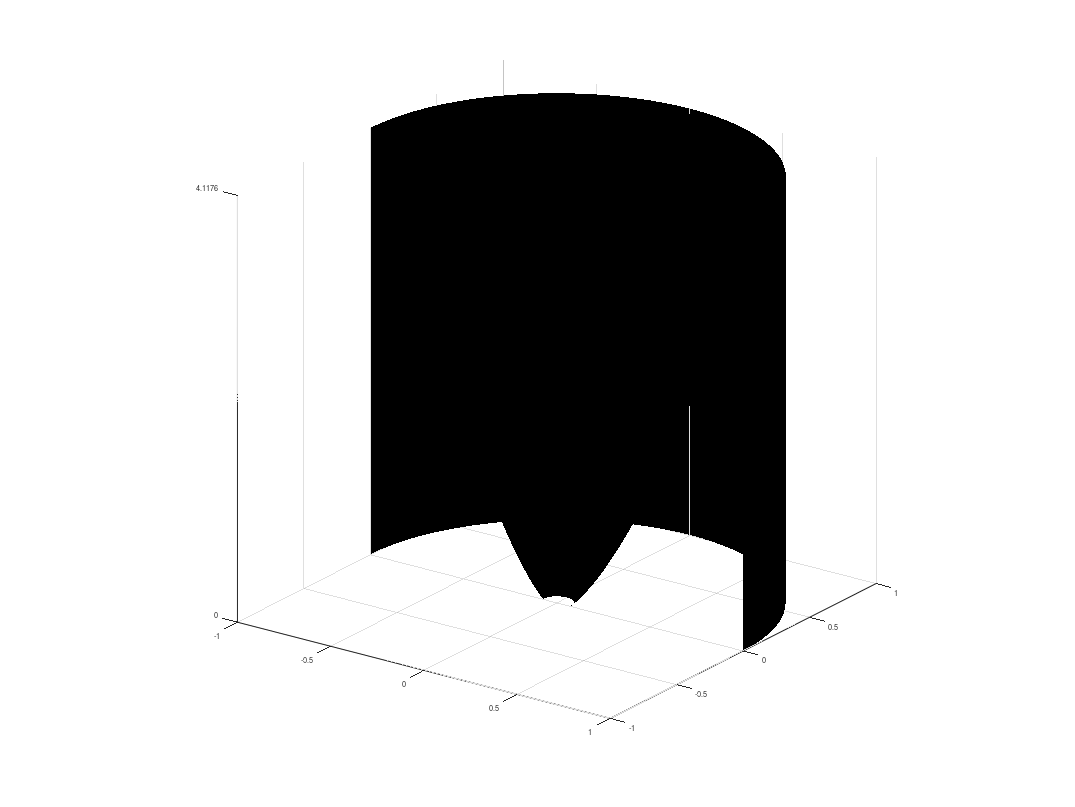

This chart was generated by the following MATLAB code: (Note: this script raises an error after producing the figure.)
% ABAQUS QVV File Generator Version 1.0
% Numerical solution of ODE based on slice theory to generate the
% granular solid unsymmetrical pressure distributions in a silo
% IMPORTANT - the theoretical background to these equations has since been
% revisited and improved, but the equations coded here reflect those of Dr
% Sadowski's PhD thesis
% Last modified by Dr Adam Jan Sadowski - 15/06/22 - 15:24 (previously 30/04/10 - 00:43)

% BSD 3-Clause License
% 
% Copyright (c) 2022, Dr Adam Jan Sadowski of Imperial College London
% All rights reserved.
% 
% Redistribution and use in source and binary forms, with or without
% modification, are permitted provided that the following conditions are met:
% 
% 1. Redistributions of source code must retain the above copyright notice, this
%    list of conditions and the following disclaimer.
% 
% 2. Redistributions in binary form must reproduce the above copyright notice,
%    this list of conditions and the following disclaimer in the documentation
%    and/or other materials provided with the distribution.
% 
% 3. Neither the name of the copyright holder, nor of Imperial College, nor the names of its
%    contributors may be used to endorse or promote products derived from
%    this software without specific prior written permission.
% 
% THIS SOFTWARE IS PROVIDED BY THE COPYRIGHT HOLDERS AND CONTRIBUTORS "AS IS"
% AND ANY EXPRESS OR IMPLIED WARRANTIES, INCLUDING, BUT NOT LIMITED TO, THE
% IMPLIED WARRANTIES OF MERCHANTABILITY AND FITNESS FOR A PARTICULAR PURPOSE ARE
% DISCLAIMED. IN NO EVENT SHALL THE COPYRIGHT HOLDER OR CONTRIBUTORS BE LIABLE
% FOR ANY DIRECT, INDIRECT, INCIDENTAL, SPECIAL, EXEMPLARY, OR CONSEQUENTIAL
% DAMAGES (INCLUDING, BUT NOT LIMITED TO, PROCUREMENT OF SUBSTITUTE GOODS OR
% SERVICES; LOSS OF USE, DATA, OR PROFITS; OR BUSINESS INTERRUPTION) HOWEVER
% CAUSED AND ON ANY THEORY OF LIABILITY, WHETHER IN CONTRACT, STRICT LIABILITY,
% OR TORT (INCLUDING NEGLIGENCE OR OTHERWISE) ARISING IN ANY WAY OUT OF THE USE
% OF THIS SOFTWARE, EVEN IF ADVISED OF THE POSSIBILITY OF SUCH DAMAGE.
% 
% THE USE OF THE MATLAB LANGUAGE DOES NOT IMPLY ENDORSEMENT BY MATHWORKS.
% THE USE OF THE MATLAB_MPI TOOLBOX DOES NOT IMPLY ENDORSEMENT BY MIT.

clear all, clc

H = 14; % m - total height of silo (no external hopper)
R = 3.4; % m - silo radius
dZ = H/1e3; % m - vertical step size
dT = 1; % degrees - circumferential step size
Tmax = 180; % degrees - max. circumferential extent of 3D surface plot
factor = 0.5;  % factor the pressures
draw = [6]; scribe = 0; File = 'AJS_Thesis_B_silo_ECCec100'; 
Scribe = 'Thesis concentric model, B silo; H=14, R=3.4, ec=(almost100%), n=1.5, r0=0.25';
%File = 'AJS_Thesis_B_silo_pressures';
% 1 - line drawing of vertical pressures
% 11 - line drawing of normal pressures
% 2 - 2D contour plot of vertical pressures
% 3 - area, perimeter and angular components
% 4 - 3D cylindrical surface plot of normal pressures
% 5 - 3D straight axes surface plot of normal pressures
% 6 - 3D geometry plot of silo and flow channel
request = [0 45 90 135 180]; % Starting from the left, 0 <= ANG <= 180
sammanfattning = 1; % request summary output of data to Matlab window
ID = 0;
if ID == 0
ec = 0.0*R; % m - eccentricity of flow channel from the radius
n = 1.5; % power of the distribution, must be >= 1; n = 1 is for linear (conical flow channel)
r0 = 0.25; % m - radius of channel at outlet (z = H)
% Initial study
elseif ID == 1; ec = 0; n = 10; r0 = 0.25; % CON_P
elseif ID == 101; ec = 0; n = 5; r0 = 0.25; % CON_P shallower
elseif ID == 2; ec = 0; n = 1.2; r0 = 0.25; % CON_M
elseif ID == 3; ec = 1; n = 1.2; r0 = 0.25; % ECC_M
elseif ID == 4; ec = 2.5; n = 2; r0 = 0.25; % ECC_P
% Power study
elseif ID == 50;ec = 2.72; n = 5.0; r0 = 0.25; % ECCn5p0
elseif ID == 5; ec = 2.72; n = 4.5; r0 = 0.25; % ECCn4p5
elseif ID == 6; ec = 2.72; n = 4.0; r0 = 0.25; % ECCn4p0
elseif ID == 7; ec = 2.72; n = 3.5; r0 = 0.25; % ECCn3p5
elseif ID == 8; ec = 2.72; n = 3.0; r0 = 0.25; % ECCn3p0
elseif ID == 9; ec = 2.72; n = 2.5; r0 = 0.25; % ECCn2p5
elseif ID == 10; ec = 2.72; n= 2.0; r0 = 0.25; % ECCn2p0
elseif ID == 11; ec = 2.72; n= 1.5; r0 = 0.25; % ECCn1p5
elseif ID == 12; ec = 2.72; n=1.05; r0 = 0.25; % ECCn1p0
% Eccentricity study
elseif ID == 13; ec = 1.00*R-0.25; n = 1.5; r0 = 0.25; % ECCec100
elseif ID == 14; ec = 0.75*R; n = 1.5; r0 = 0.25; % ECCec075
elseif ID == 15; ec = 0.50*R; n = 1.5; r0 = 0.25; % ECCec050
elseif ID == 16; ec = 0.25*R; n = 1.5; r0 = 0.25; % ECCec025
elseif ID == 17; ec = 0.00*R; n = 1.5; r0 = 0.25; % ECCec000
end

MAT = 1;
if MAT == 1 % Wheat
gam = 9000; % N/m3 - unit weight of granular solid
mu_i = 0.664398; % internal friction coefficient
mu_w = 0.4408; % wall friction coefficient
Ch = 1; % normal discharge coefficient
elseif MAT == 2 % Cement
   gam = 16000; mu_i = 0.742665541; mu_w = 0.4922; Ch = 1;
end

%%%%%%%%%%%%%%%%%%%%%%%%%%%%%%%%%%%%%%%%%%%%%%%%%%%%%%%%%%%%%%%%%%%%%%%%%%%%%%%%%%%%%%
% Hereafter please do not modify the code unless you know exactly what you are doing %
%%%%%%%%%%%%%%%%%%%%%%%%%%%%%%%%%%%%%%%%%%%%%%%%%%%%%%%%%%%%%%%%%%%%%%%%%%%%%%%%%%%%%%

a_i = atan(mu_i); a_w = atan(mu_w); % friction coefficients in terms of angles
At = pi*R*R; % m2 - cross-sectional area of silo
bCR = atan(sqrt(tan(a_i)^2+1)-tan(a_i)); % radians - critical internal channel slope angle (betaCR)
h0 = r0/(n*tan(bCR)); % m - virtual origin of parabolic channel, below the base of the silo 
m = r0/(h0^(1/n)); % expansion 'coefficient' of the parabolic channel equation
z12 = H + h0 - ((R-ec)/m)^n; % m - Region 1-2 boundary depth
z23 = H + h0 - ((R+ec)/m)^n; % m - Region 2-3 boundary depth
b12 = atan(m*(H + h0 - z12)^(1/n)/(n*(H + h0 - z12)))*180/pi; % degrees - Channel slope angle at region 1-2 boundary
b23 = atan(m*(H + h0 - z23)^(1/n)/(n*(H + h0 - z23)))*180/pi; % degrees - Channel slope angle at region 1-2 boundary

Kas_i = (1+sin(a_i)^2-2*sqrt(sin(a_i)^2-mu_i^2*cos(a_i)^2))/(4*mu_i^2+cos(a_i)^2); % AS3774 sliding & plastic failure value - internal
Kas_w = (1+sin(a_i)^2-2*sqrt(sin(a_i)^2-mu_w^2*cos(a_i)^2))/(4*mu_w^2+cos(a_i)^2); % AS3774 sliding & plastic failure value - vs. wall
Ks_w = Kas_w; % Static material vs. wall 
Ks_c = Kas_i; % Static material vs. flowing channel 
Kc_w = Kas_w; % Flowing channel vs. wall 
Kc_s = Kas_i; % Flowing channel vs. static material

qC = []; qS = []; qJ = []; I = 0; f = 1; T = 0; qW = []; 
Z = []; rSL = []; rSR = []; rC = []; Zz = []; qrC = []; qrSL = []; qrSR = []; tx = struct('tx',[],'z',[]); 
srf = struct('X',[],'Y',[],'Z',[],'T',[],'P',[]); srf_I = 0; sI = 0; lC = 0;
ch = struct('X',[],'Y',[],'Z',[]); st = struct('X',[],'Y',[],'Z',[]); lc = struct('x',[],'y',[],'z',[]);
EN = struct('pC',[],'pS',[]); ROT = struct('pC',[],'pS',[]);
Fz = []; AS = []; AC = []; UWC = []; UWS = []; USC = []; A_T = []; A_D = [];
% Uwc - contact perimeter between silo wall and flow channel
% Uws - contact perimeter between silo wall and stationary solid
% Usc - contact perimeter between stationary solid and flow channel
% Ac - cross-sectional area of flow channel
% As - cross-sectional area of stationary solid
% ThetaC - flow channel wall contact angle w.r.t silo centre
% DeltaC - flow channel wall contact angle w.r.t channel centre

if z23 <= 0 && z12 <= 0; range_Z = [0:(dZ/1e0):(H-dZ) (H-dZ):(dZ/1e2):H]; 
elseif z23 <= 0 && z12 > 0; range_Z = [0:(dZ/1e0):(z12-dZ) (z12-dZ):(dZ/1e2):(z12+dZ) (z12+dZ):(dZ/1e0):(H-dZ) (H-dZ):(dZ/1e2):H];
elseif z23 > 0 && z12 > 0 && z12 > z23; range_Z = [0:(dZ/1e0):(z23-dZ) (z23-dZ):(dZ/1e2):(z23+dZ)...
        (z23+dZ):(dZ/1e0):(z12-dZ) (z12-dZ):(dZ/1e2):(z12+dZ) (z12+dZ):(dZ/1e0):(H-dZ) (H-dZ):(dZ/1e2):H];
elseif z12 == z23 && z12 > 0; range_Z = [0:(dZ/1e0):(z12-dZ) (z12-dZ):(dZ/1e2):(z12+dZ) (z12+dZ):(dZ/1e0):(H-dZ) (H-dZ):(dZ/1e2):H];
end
range_Z = [0:dZ:H];
range_T = [0:dT:Tmax];
if scribe == 1; File(length(File)+1:length(File)+4) = '.qvv'; if isempty(find(draw == 4, 1)); draw(length(draw)+1) = 4; end
    % Note: because the input file generator assumes mm and N everywhere, the transformation will be done here
    fid = fopen(File,'w'); 
    fprintf(fid,'%s\n',['## Created on ',datestr(now)]); fprintf(fid,'%s\n',['## (C) Adam Jan Sadowski, 2010']); fprintf(fid,'%s\n',' ');
    fprintf(fid,'%s\n','#HEADING'); fprintf(fid,'%s\n',Scribe); fprintf(fid,'%s\n',' '); 
    fprintf(fid,'%s\n','#SOLID_DATA'); fprintf(fid,'%s\n','## gamma (N/mm3), mu_i (-), mu_w (-), Ks_wall (-), Ks_chan (-), Kc_wall (-), Kc_static (-), factor (-)'); 
    fprintf(fid,'%s\n',[num2str(gam/1e9),', ',num2str(mu_i),', ',num2str(mu_w),', ',num2str(Ks_w),', ',num2str(Ks_c),', ',num2str(Kc_w),', ',num2str(Kc_s),', ',num2str(factor)]); 
    fprintf(fid,'%s\n',' ');
    fprintf(fid,'%s\n','#CHANNEL_DATA'); fprintf(fid,'%s\n','## ec (mm), z12 (mm), z23 (mm), power (-), chan_rad (mm), h0 (mm), betaCR (degrees)'); 
    fprintf(fid,'%s\n',[num2str(ec*1e3),', ',num2str(z12*1e3),', ',num2str(z23*1e3),', ',num2str(n),', ',num2str(r0*1e3),', ',num2str(h0*1e3),', ',num2str(bCR*180/pi)]); 
    fprintf(fid,'%s\n',' ');
    fprintf(fid,'%s\n','#SILO_DATA'); fprintf(fid,'%s\n','## H (mm), R (mm), Tmax (degrees), dT (degrees)');
    fprintf(fid,'%s\n',[num2str(H*1e3),', ',num2str(R*1e3),', ',num2str(Tmax),', ',num2str(dT)]); fprintf(fid,'%s\n',' ');
    fprintf(fid,'%s\n','#PRESSURES'); fprintf(fid,'%s\n','## Wall normal pressures in a cylindrical CS: Z (mm), T (degrees), qn (MPa - N/mm2)'); 
end

if sammanfattning == 1; clc; % Output of data summary to the Matlab command window
    disp(' '); disp(' Silo'); disp([' Height: ',num2str(H),' m']); disp([' Radius: ',num2str(R),' m']); disp([' Spread: ',num2str(Tmax),' degrees']);
    disp(' '); disp(' Channel'); disp([' Eccentricity: ',num2str(ec),' m']); disp([' Outlet radius: ',num2str(r0),' m']); disp([' Power: ',num2str(n)]);
    disp([' Beta CR: ',num2str(bCR*180/pi),' degrees']); disp([' Virtual offset: ',num2str(h0),' m']); disp([' Expansion coefficient: ',num2str(m)]);
    if z12 >= 0; disp([' Region 1-2 depth: ',num2str(z12),' m']); end
    if z23 >= 0; disp([' Region 2-3 depth: ',num2str(z23),' m']); end
    if z12 >= 0; disp([' Region 1-2 slope angle: ',num2str(b12),' degrees']); end
    if z23 >= 0; disp([' Region 2-3 slope angle: ',num2str(b23),' degrees']); end
    disp(' '); disp(' Solid'); disp([' Unit weight: ',num2str(gam/1e3),' kN/m3']); disp([' Internal friction angle: ',num2str(a_i*180/pi),' degrees']);
    disp([' Wall friction coefficient: ',num2str(mu_w)]); disp([' K AS3774 vs wall: ',num2str(Kas_w)]); disp([' K AS3774 vs itself: ',num2str(Kas_i)]);
    disp(' ');
end

for I = 1:length(range_Z)-1
    z = range_Z(I); Z(I) = z; dz = range_Z(I+1)-range_Z(I);
    if I == 1; qC(I) = 0; qS(I) = 0; qJ(I) = 0; else qC(I) = qC(I-1) + dqC; qS(I) = qS(I-1) + dqS; qJ(I) = qJ(I-1) + dqJ; dqC = 0; dqS = 0; dqJ = 0; end
    rc1 = m*(H + h0 - z)^(1/n); rc2 = m*(H + h0 - (z + dz))^(1/n); rcm = 0.5*(rc1 + rc2);
    beta1 = atan(m*(H + h0 - z)^(1/n)/(n*(H + h0 - z)));
    beta2 = atan(m*(H + h0 - (z + dz))^(1/n)/(n*(H + h0 - (z + dz)))); beta = 0.5*(beta1 + beta2);
    c = cos(beta); s = sin(beta); t = tan(beta); cot = 1/t;
    Fz(I) = (t*t - Kas_i)/(t*t + 2*mu_i*t - 1); % internal flow channel wall pressure ratio    
    dqJ = (gam - qJ(I)/(At/(mu_w*Kc_w*2*pi*R)))*dz;
    
    if z >= 0 && z < z23
        % This is Region 3 (optional if channel forms at the surface) with mass flow and axisymmetric Janssen pressures; qS = 0 here always.
        Uwc = 2*pi*R; Uws = 0; Usc = 0; Ac = pi*R*R; zo = At/(mu_w*Kc_w*Uwc);
        dqC = (gam - qC(I)/zo)*dz; dqS = 0;
        rC(I,1) = 0; rC(I,2) = 2*R; rSL(I,1) = 0; rSL(I,2) = 0; rSR(I,1) = 2*R; rSR(I,2) = 2*R;
        if isempty(find(tx.tx == 3, 1)) == 1; T = T + 1; tx.tx(T) = 3; tx.z(T) = H - 0.5*z23; end
        UWC(I) = Uwc; UWS(I) = Uws; USC(I) = Usc; AC(I) = Ac; AS(I) = 0; Tc1 = 0; A_T(I) = 180; A_D(I) = 180;
        
    elseif z >= z23
        if R + ec - rc1 < 0; rC(I,1) = 0; rSL(I,1) = 0; rSL(I,2) = 0; else rC(I,1) = R + ec - rc1; rSL(I,1) = 0; rSL(I,2) = rC(I,1); end
        if R + ec + rc1 > 2*R; rC(I,2) = 2*R; rSR(I,1) = 2*R; rSR(I,2) = 2*R; else rC(I,2) = R + ec + rc1; rSR(I,1) = rC(I,2); rSR(I,2) = 2*R; end
        if z >= z23 && z < z12
            % This is Region 2 (optional if channel is eccentric, and one part forms agains the silo wall).
            Tc1 = acos((R*R+ec*ec-rc1*rc1)/(2*R*ec));
            Tc2 = acos((R*R+ec*ec-rc2*rc2)/(2*R*ec));
            if Tc1 <= pi/2 && asin(R*sin(Tc2)/rc2) < asin(R*sin(Tc1)/rc1); D1 = asin(R*sin(Tc1)/rc1); else D1 = pi - asin(R*sin(Tc1)/rc1); end
            Uwc = 2*Tc1*R; Uws = 2*(pi-Tc1)*R; Usc = 2*(pi-D1)*rc1;
            Ac1 = (pi-D1)*rc1*rc1+Tc1*R*R-R*ec*sin(Tc1);
            if isreal(Tc2) == 1
                if Tc2 <= pi/2 && asin(R*sin(Tc2)/rc2) < asin(R*sin(Tc1)/rc1); D2 = asin(R*sin(Tc2)/rc2); else D2 = pi - asin(R*sin(Tc2)/rc2); end
                Ac2 = (pi-D2)*rc2*rc2+Tc2*R*R-R*ec*sin(Tc2);
                lC = lC + 1; lc.x(lC) = R*cos(Tc2); lc.y(lC) = R*sin(Tc2); lc.z(lC) = H-z;
            else
                Tc2 = 0; D2 = 0; Ac2 = pi*rc2*rc2;
            end
            if z23 < 0; tp = 0; else tp = z23; end
            if isempty(find(tx.tx == 2, 1)) == 1; T = T + 1; tx.tx(T) = 2; tx.z(T) = H-(0.5*(z12-tp)+tp); end
                        
        elseif z >= z12 && z <= H
            % This is Region 1 (always present) and represents a fully internal flow channel
            Tc1 = 0; Tc2 = 0; D1 = 0; D2 = 0;
            Uwc = 0; Uws = 2*pi*R; Usc = 2*pi*rc1;
            Ac1 = pi*rc1*rc1; Ac2 = pi*rc2*rc2;
            if isempty(find(tx.tx == 1, 1)) == 1; T = T + 1; tx.tx(T) = 1; tx.z(T) = H-(0.5*(H-z12)+z12); end
        end
        
        As1 = At - Ac1; As2 = At - Ac2; 
        dqC = qC(I)*(Ac1-Ac2)/Ac2 + gam*(Ac1+Ac2)*dz/(2*Ac2) - qC(I)*(mu_w*Kc_w*Uwc+Fz(I)*(t+mu_i)*Usc)*dz/Ac2; 
        if f == 1; qS(I) = qC(I)*Fz(I)*(t+mu_i)/(t+mu_w*Ks_w); qS0 = qS(I); qC0 = qC(I); qJ0 = qJ(I); f = 0; end
        dqS = qS(I)*(As1-As2)/As2 + gam*(As1+As2)*dz/(2*As2) - qS(I)*mu_w*Ks_w*Uws*dz/As2 + qC(I)*Fz(I)*(t+mu_i)*Usc*dz/As2;
        UWC(I) = Uwc; UWS(I) = Uws; USC(I) = Usc; AC(I) = Ac1; AS(I) = As1; A_T(I) = 0.5*(Tc1+Tc2)*180/pi; A_D(I) = 0.5*(D1+D2)*180/pi;
    end
  
    for A = 1:length(request)
        if z >= 0 && z < z23; qW(I,A) = qC(I)*Kc_w/1e3; end % Region 3
        if z >= z23 && z < z12 % Region 2
            if request(A) <= Tc1*180/pi || request(A) >= (360 - Tc1*180/pi); qW(I,A) = qC(I)*Kc_w/1e3;
            elseif request(A) >= Tc1*180/pi && request(A) <= (360 - Tc1*180/pi); qW(I,A) = qS(I)*Ks_w/1e3;
            end
        end
        if z >= z12 && z <= H; qW(I,A) = qS(I)*Ks_w/1e3; end % Region 1
    end
    
    if isempty(find(draw == 4, 1)) == 0 || isempty(find(draw == 5, 1)) == 0 || isempty(find(draw == 6, 1)) == 0
        %ch = struct('X',[],'Y',[],'Z',[]);
        srf_I = srf_I + 1; srf_J = 0; sI = sI + 1; sJ = 0;
        for t = 1:length(range_T); srf_J = srf_J + 1;
            srf.X(srf_I,srf_J) = R*cos(range_T(t)*pi/180); srf.Y(srf_I,srf_J) = R*sin(range_T(t)*pi/180); 
            srf.T(srf_I,srf_J) = range_T(t); srf.Z(srf_I,srf_J) = H-z; 
            if z >= 0 && z < z23 % Region 3
                srf.P(srf_I,srf_J) = qC(I)*Kc_w; 
                sJ = sJ + 1; ch.X(sI,sJ) = R*cos(range_T(t)*pi/180); ch.Y(sI,sJ) = R*sin(range_T(t)*pi/180); ch.Z(sI,sJ) = H-z;
                st.X(sI,sJ) = R*cos(range_T(t)*pi/180); st.Y(sI,sJ) = R*sin(range_T(t)*pi/180); st.Z(sI,sJ) = H-z;
            end 
            if z >= z23 && z < z12 % Region 2
                if range_T(t) <= Tc1*180/pi || range_T(t) >= (360 - Tc1*180/pi) % Inside the perimeter contact
                    srf.P(srf_I,srf_J) = qC(I)*Kc_w;
                    sJ = sJ + 1; ch.X(sI,sJ) = R*cos(range_T(t)*pi/180); ch.Y(sI,sJ) = R*sin(range_T(t)*pi/180); ch.Z(sI,sJ) = H-z;
                elseif range_T(t) >= Tc1*180/pi && range_T(t) <= (360 - Tc1*180/pi) % Outside the perimeter contact
                    srf.P(srf_I,srf_J) = qS(I)*Ks_w;
                    sJ = sJ + 1; ch.X(sI,sJ) = ec + rcm*cos(range_T(t)*pi/180); ch.Y(sI,sJ) = rcm*sin(range_T(t)*pi/180); ch.Z(sI,sJ) = H-z;
                    if sqrt(ch.X(sI,sJ)^2 + ch.Y(sI,sJ)^2) >= R; ch.X(sI,sJ) = ch.X(sI,sJ-1); ch.Y(sI,sJ) = ch.Y(sI,sJ-1); end
                end
                st.X(sI,sJ) = R*cos(range_T(t)*pi/180); st.Y(sI,sJ) = R*sin(range_T(t)*pi/180); st.Z(sI,sJ) = H-z;                
            end
            if z >= z12 && z <= H % Region 1
                srf.P(srf_I,srf_J) = qS(I)*Ks_w; 
                sJ = sJ + 1; ch.X(sI,sJ) = ec + rcm*cos(range_T(t)*pi/180); ch.Y(sI,sJ) = rcm*sin(range_T(t)*pi/180); ch.Z(sI,sJ) = H-z;
                st.X(sI,sJ) = R*cos(range_T(t)*pi/180); st.Y(sI,sJ) = R*sin(range_T(t)*pi/180); st.Z(sI,sJ) = H-z;
            end 
            if scribe == 1
                fprintf(fid,'%s\n',[num2str((H-z)*1e3),', ',num2str(range_T(t)),', ',num2str(srf.P(srf_I,srf_J)*factor/1e6)]);
            end
        end
    end

    qrC(I,1) = qC(I)/1000; qrC(I,2) = qC(I)/1000; 
    qrSL(I,1) = qS(I)/1000; qrSL(I,2) = qS(I)/1000; 
    qrSR(I,1) = qS(I)/1000; qrSR(I,2) = qS(I)/1000; 
    Zz(I,1) = H-Z(I); Zz(I,2) = H-Z(I);
end
Z = H - Z; qC = qC/1000; qS = qS/1000; qJ = qJ/1000;  mx = max(max(max(qC*Ch,qS*Ch),max(qC*Ch,qJ*Ch)));

if sammanfattning == 1
    I12 = find(Z == H - z12); I23 = find(Z == H - z23); IE = length(Z); disp(' Vertical Pressures');
    ICm = find(qC == max(qC*Ch)); ISm = find(qS == max(qS*Ch)); IJm = find(qJ == max(qJ*Ch));
    if z12 >= 0 % Boundary 1/2 pressures
        disp([' Boundary 1/2 pressures @ y/H = ',num2str(1-z12/H)]); disp([' Stationary: ',num2str(qS(I12)*Ch),' kPa']); disp([' Channel: ',num2str(qC(I12)*Ch),' kPa']); disp([' Janssen: ',num2str(qJ(I12)*Ch),' kPa']); disp(' ');
    end
    if z23 >= 0 % Boundary 2/3 pressures
        disp([' Boundary 2/3 pressures @ y/H = ',num2str(1-z23/H)]); disp([' Stationary: ',num2str(qS(I23)*Ch),' kPa']); disp([' Channel: ',num2str(qC(I23)*Ch),' kPa']); disp([' Janssen: ',num2str(qJ(I23)*Ch),' kPa']); disp(' ');
    end
    % Base pressures
    disp(' Base pressures'); disp([' Stationary: ',num2str(qS(IE)*Ch),' kPa']); disp([' Channel: ',num2str(qC(IE)*Ch),' kPa']); disp([' Janssen: ',num2str(qJ(IE)*Ch),' kPa']); disp(' ');
    % Max. pressures
    disp(' Max. pressures'); disp([' Stationary: ',num2str(qS(ISm)*Ch),' kPa @ y/H = ',num2str(Z(ISm)/H)]);
    disp([' Channel: ',num2str(qC(ICm)*Ch),' kPa @ y/H = ',num2str(Z(ICm)/H)]); disp([' Janssen: ',num2str(qJ(IJm)*Ch),' kPa @ y/H = ',num2str(Z(IJm)/H)]); disp(' ');
end
disp('Finished integrating.');
colours = [[1 0.6941 0.3922]; [0 0.498 0]; [1 0 0]; [0 0 1]; [1 0 1]; [1 .502 .502]; [.502 0 .502]; [.502 .502 0]]; % Orange, Green, Red, Blue, Purple, Pinkish, Dark Purple, Greenish
if isempty(find(draw == 1, 1)) == 0 % Line plots - VERTICAL pressure components 
    disp('Plotting lines.'); figure1 = figure('PaperPosition',[0.6345 6.345 20.3 15.23],'PaperSize',[20.98 29.68]);
    axes1 = axes('FontSize',14,'Parent',figure1);
    plot(qC*Ch,Z,'Color',[1 0.6941 0.3922],'LineWidth',3); hold on; plot(qS*Ch,Z,'Color',[0 0.498 0],'LineWidth',3); plot(qJ*Ch,Z,'r','LineWidth',3);
    xlabel('Solid vertical pressures, pv (kPa)','FontSize',14); ylabel('Vertical coordinate, y (m)','FontSize',14); grid on; axis(axes1,[0 mx 0 H]);
    plot([0,mx],[H-z23,H-z23],'k','LineWidth',3,'LineStyle','--'); plot([0,mx],[H-z12,H-z12],'k','LineWidth',3,'LineStyle',':');
    txt1 = ['Flowing Channel, dz = ',num2str(dZ)]; txt2 = ['Stationary Solid, dz = ',num2str(dZ)]; txt3 = ['Janssen Solid, dz = ',num2str(dZ)]; 
    TXT = {txt1,txt2,txt3};
    if z23 >= 0; txt4 = ['Region 3/2, z23 = ',num2str(H-z23)]; TXT(length(TXT)+1) = {txt4}; end
    if z12 >= 0; txt5 = ['Region 2/1, z12 = ',num2str(H-z12)]; TXT(length(TXT)+1) = {txt5}; end
    legend1 = legend(axes1,TXT,'FontSize',12);
end
if isempty(find(draw == 11, 1)) == 0 % Line plots - NORMAL pressure components
    disp('Plotting requested lines.'); figure11 = figure('PaperPosition',[0.6345 6.345 20.3 15.23],'PaperSize',[20.98 29.68]);
    axes1 = axes('FontSize',14,'Parent',figure11); mx = max(max(qW*Ch));
    for A = 1:length(request)
        n = length(num2str(request(A))); 
        if n == 1; no = '  '; elseif n == 2; no = ' '; elseif n == 3; no = ''; end
        plot(qW(:,A)*Ch,Z,'Color',colours(A,:),'LineWidth',3); hold on; 
        txt(A,1:11) = ['Angle = ',no,num2str(request(A))];
    end
    xlabel('Solid normal pressures, pn (kPa)','FontSize',14); ylabel('Vertical coordinate, y (m)','FontSize',14); grid on; axis(axes1,[0 mx 0 H]);
    plot([0,mx],[H-z23,H-z23],'k','LineWidth',3,'LineStyle','--'); plot([0,mx],[H-z12,H-z12],'k','LineWidth',3,'LineStyle',':');
    %txt1 = ['Region 3/2, z23 = ',num2str(H-z23)]; txt2 = ['Region 2/1, z12 = ',num2str(H-z12)];
    legend1 = legend(axes1,{txt},'FontSize',12);
end
if isempty(find(draw == 2, 1)) == 0; Font = 16; % Filled contour pressure plot - 2D
    levels = 100; disp('Plotting 2D contours.');
    figure2 = figure('PaperPosition',[0.6345 6.345 20.3 15.23],'PaperSize',[20.98 29.68]);
    axes2 = axes('FontSize',Font,'Layer','top','Parent',figure2);
    contourf(rC,Zz,qrC*Ch,levels,'LineStyle','none'); hold on; contourf(rSL,Zz,qrSL*Ch,levels,'LineStyle','none'); contourf(rSR,Zz,qrSR*Ch,levels,'LineStyle','none');
    %xlabel('r - radial coordinate'); 
    ylabel('y - vertical coordinate (m)'); set(axes2,'YGrid','on'); offset_R = 2*R; offset_Z = 0; axis([-offset_R 2*R+offset_R -offset_Z H+offset_Z]);
    c = colorbar('Location','SouthOutside','Box','on','FontSize',Font); xlabel(c,'Vertical pressure in solid, pv [kPa]');
    txt = ['H/D = ',num2str(H/(2*R)),'; dz = H/',num2str(H/dZ),'; ec = ',num2str(ec),'; m = ',num2str(m)]; TXT = {}; clear('txt3','txt4');
    TXT = {'Flow Channel','Stationary Solid (Left)','Stationary Solid (Right)'};
    if z23 >= 0; txt3 = ['Region 3/2, y23 = ',num2str(H-z23)]; TXT(length(TXT)+1) = {txt3}; end
    if z12 >= 0; txt4 = ['Region 2/1, y12 = ',num2str(H-z12)]; TXT(length(TXT)+1) = {txt4}; end
    plot([-offset_R,2*R+offset_R],[H-z23,H-z23],'k','LineWidth',3,'LineStyle','--'); 
    plot([-offset_R,2*R+offset_R],[H-z12,H-z12],'k','LineWidth',3,'LineStyle',':');
    title(txt); legend(TXT);
    for t = 1:T; text(-1.5*R,tx.z(t),['Region ',num2str(tx.tx(t))]); end
end
if isempty(find(draw == 3, 1)) == 0 % Line plots - geometric components
    disp('Plotting geometric components.');
    figure; plot(AC,Z,'b','LineWidth',3); hold on; plot(AS,Z,'r','LineWidth',3); grid on;
    xlabel('Area components (m2)'); ylabel('y - vertical coordinate (m)'); legend('Area of Channel - Ac','Area of Stationary Solid - As');
    figure; plot(UWC,Z,'b','LineWidth',3); hold on; plot(UWS,Z,'r','LineWidth',3); plot(USC,Z,'Color',[0 0.498 0],'LineWidth',3); grid on;
    xlabel('Perimeter components (m)'); ylabel('z - vertical coordinate (m)');
    legend('Perimeter between Wall and Channel - Uwc','Perimeter between Wall and Solid - Uws','Perimeter between Solid and Channel - Usc');
    figure; plot(A_T,Z,'b','LineWidth',3); hold on; plot(A_D,Z,'r','LineWidth',3); grid on;
    xlabel('Angular components (degrees)'); ylabel('y - vertical coordinate (m)'); legend('ThetaC','DeltaC');
end
if isempty(find(draw == 4, 1)) == 0 % Filled surface cylindrical normal pressure plot - 3D
    figure4 = figure('PaperPosition',[0.6345 6.345 20.3 15.23],'PaperSize',[20.98 29.68]);
    axes4 = axes('CameraPosition',[-59.84 -54.83 -17.81],'CameraUpVector',[-0.2156 -0.1975 0.9563],'OuterPosition',[0 0 1 1],'Parent',figure4);
    disp('Plotting 3D surface.'); surf4 = surf(srf.X,srf.Y,srf.Z,srf.P*Ch/1e3,'Parent',axes4); 
    grid(axes4,'on'); xlabel(axes4,'x'); ylabel(axes4,'y'); zlabel(axes4,'z'); axis equal;
    c = colorbar('Location','SouthOutside'); xlabel(c,'Normal pressures on silo wall, qn [kPa]'); shading interp; alpha(0.5);
end
if isempty(find(draw == 5, 1)) == 0; Font = 18; % Straight axis surface normal pressure plot - 3D
    figure5 = figure('Color',[0.9725 0.9725 0.9725],'Colormap',[0 0 0],'PaperPosition',[0.6345 6.345 20.3 15.23],'PaperSize',[20.98 29.68]);
    axes5 = axes('FontSize',Font,'Parent',figure5,'Position',[0.13 0.125 0.775 0.8783],...
        'ZTickLabel',{'1.0','0.8','0.6','0.4','0.2','0.0'}); 
    [dif, pos] = min(abs(srf.T(1,:) - Tmax));
    surf(srf.T(:,1:pos),srf.P(:,1:pos)*Ch/1e3,srf.Z(:,1:pos)/H,'FaceColor',[1 1 1],...
        'LineStyle',':','LineWidth',0.3,'MarkerEdgeColor',[0 0 0],'MarkerFaceColor',[0.9608 0.9216 0.9216],...
        'MarkerSize',0.5,'FaceLighting','none','EdgeLighting','flat','Parent',axes5);
    %surf(srf.T,srf.P/1e3,srf.Z,'FaceColor',[1 1 1],'LineStyle',':','LineWidth',0.3, 'MarkerEdgeColor',[0 0 0],'MarkerFaceColor',[0.9608 0.9216 0.9216],'MarkerSize',0.5,'FaceLighting','none','EdgeLighting','flat');
    xlabel('Circumferential spread from 0 position (degrees)'); shading flat; view(210,30);
    ylabel('Normal pressure (kPa)'); zlabel('Normalised height, y/H'); 
end
if isempty(find(draw == 6, 1)) == 0 % 3D plot of the actualy geometry of channels and silo
    figure6 = figure('Colormap',[0 0 0],'PaperPosition',[0.6345 6.345 20.3 15.23],'PaperSize',[20.98 29.68]);
    axes6 = axes('CameraPosition',[25.29 -35.46 36.85],'CameraUpVector',[-0.3413 0.4785 0.809],...
        'XGrid','on','XTick',[-1 -0.5 0 0.5 1],'YGrid','on','YTick',[-1 -0.5 0 0.5 1],'ZTick',[0 H/R],'Parent',figure6);
    axis(axes6,[-1 1 -1 1 0 H/R]); view(axes6,[-37.5 30]); hold(axes6,'all');
    % 3D surface plots of the channel and silo
    surf(ch.X/R,ch.Y/R,ch.Z/R,'Parent',axes6); shading flat; hold on; 
    surf(st.X/R,st.Y/R,st.Z/R,'Parent',axes6); shading flat; colormap([0 0 0]); alpha(0.25); axis equal; 
    % Top surface circle
    [x1,y1,z1]=cylinder(R,100); plot(x1(1,:)/R,y1(1,:)/R,'k'); plot3(x1(1,:)/R,y1(1,:)/R,(H/R)*ones(length(x1(1,:))),'k');
     % Outlet circle
    [x2,y2,z2]=cylinder(rcm,100); plot(ec/R+x2(1,:)/R,y2(1,:)/R,'k');   
    % Symmetry plane
    plot3([R R -R -R R]/R,[0 0 0 0 0],[0 H H 0 0]/R,'k--'); 
    % Axis through channel centre
    plot3([ec ec]/R,[0 0]/R,[0 H]/R,'k-.');    
    % Region boundary citcle
    if z23 > H; plot3(x1(1,:)/R,y1(1,:)/R,(H-z23)*ones(length(x1(1,:)))/R,'k--'); end
    if z12 > H; plot3(x1(1,:)/R,y1(1,:)/R,(H-z12)*ones(length(x1(1,:)))/R,'k--'); end
    % Effective transition lines
    plot3(lc.x/R,lc.y/R,lc.z/R,'k','LineWidth',1.5); plot3(lc.x/R,-lc.y/R,lc.z/R,'k','LineWidth',1.5);
end


if scribe == 1; fprintf(fid,'%s\n',' '); fprintf(fid,'%s\n','#END'); fclose(fid); end
if scribe == 1; W = what; W.path(length(W.path)+1) = '\'; 
    W.path(length(W.path)+1:length(W.path)+length(File)) = File; D = dir(W.path);
    if D.bytes/1024 < 1e3; bytes = D.bytes/1024; ss = 'kB';
    else bytes = D.bytes/1024e3; ss = 'MB';
    end
    disp(['File written: ',File,' (',num2str(bytes),' ',ss,')']); 
end
% Thank you.
